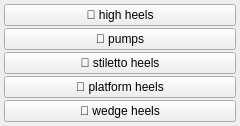
<?xml version="1.0" encoding="UTF-8"?>
<ui version="4.0">
 <class>clothes_high_heels_menu</class>
 <widget class="QWidget" name="clothes_high_heels_menu">
  <property name="geometry">
   <rect><x>0</x><y>0</y><width>240</width><height>60</height></rect>
  </property>
  <layout class="QGridLayout" name="grid">
   <property name="leftMargin"><number>4</number></property>
   <property name="topMargin"><number>4</number></property>
   <property name="rightMargin"><number>4</number></property>
   <property name="bottomMargin"><number>4</number></property>
   <property name="horizontalSpacing"><number>2</number></property>
   <property name="verticalSpacing"><number>2</number></property>
   <item row="0" column="0">
    <widget class="QPushButton" name="chk_high_heels">
     <property name="checkable"><bool>true</bool></property>
     <property name="text"><string>👠 high heels</string></property>
     <property name="tags" stdset="0"><string>high heels</string></property>
     <property name="group" stdset="0"><string>high_heels</string></property>
    </widget>
   </item>
   <item row="1" column="0">
    <widget class="QPushButton" name="chk_pumps">
     <property name="checkable"><bool>true</bool></property>
     <property name="text"><string>👠 pumps</string></property>
     <property name="tags" stdset="0"><string>pumps</string></property>
     <property name="group" stdset="0"><string>high_heels</string></property>
    </widget>
   </item>
   <item row="2" column="0">
    <widget class="QPushButton" name="chk_stiletto_heels">
     <property name="checkable"><bool>true</bool></property>
     <property name="text"><string>👠 stiletto heels</string></property>
     <property name="tags" stdset="0"><string>stiletto heels</string></property>
     <property name="group" stdset="0"><string>high_heels</string></property>
    </widget>
   </item>
   <item row="3" column="0">
    <widget class="QPushButton" name="chk_platform_heels">
     <property name="checkable"><bool>true</bool></property>
     <property name="text"><string>👠 platform heels</string></property>
     <property name="tags" stdset="0"><string>platform heels</string></property>
     <property name="group" stdset="0"><string>high_heels</string></property>
    </widget>
   </item>
   <item row="4" column="0">
    <widget class="QPushButton" name="chk_wedge_heels">
     <property name="checkable"><bool>true</bool></property>
     <property name="text"><string>👠 wedge heels</string></property>
     <property name="tags" stdset="0"><string>wedge heels</string></property>
     <property name="group" stdset="0"><string>high_heels</string></property>
    </widget>
   </item>
  </layout>
 </widget>
 <resources/>
 <connections/>
</ui>
